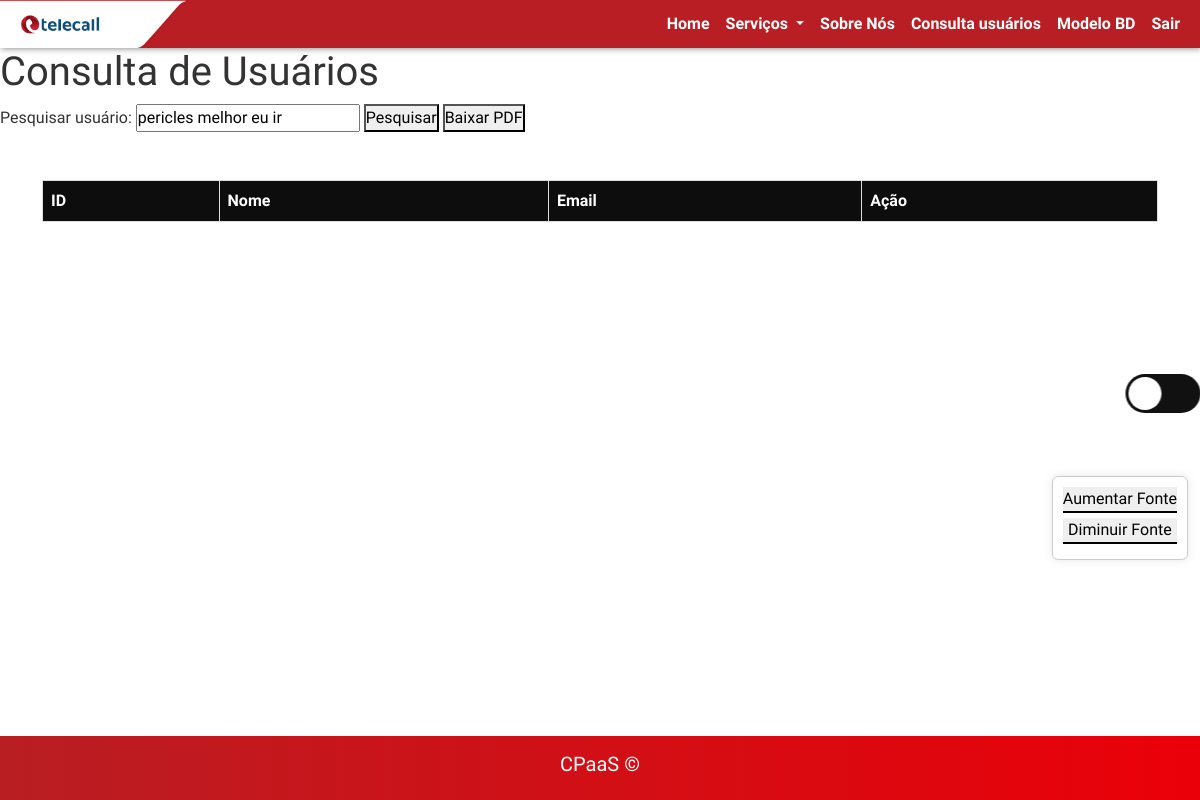
Page /consulta.php?pesquisa=pericles melhor eu ir (signed in) on the earlier database version.
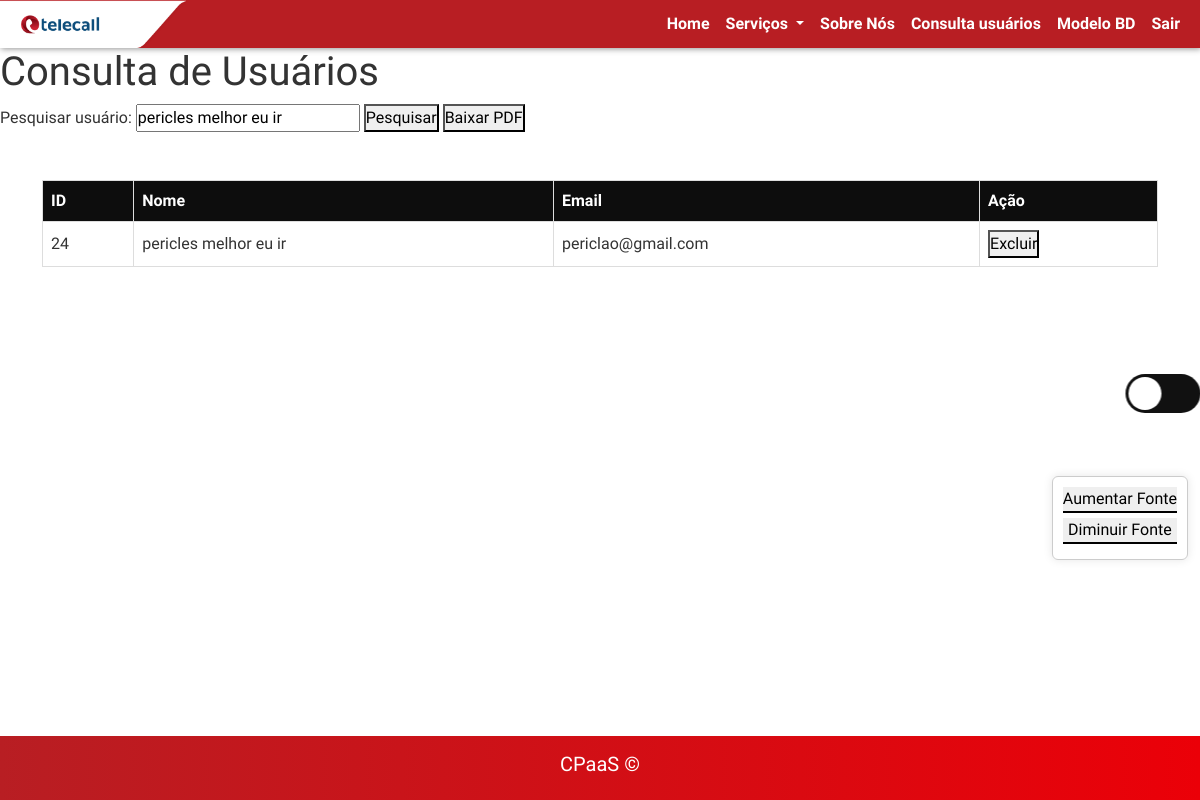
Same page on the later database version.
### tables this page shows
CREATE TABLE `usuarios` (
  `id` int(11) NOT NULL AUTO_INCREMENT,
  `nome` varchar(45) NOT NULL,
  `data_nasc` date NOT NULL,
  `mother_name` varchar(45) NOT NULL,
  `telefone_fixo` varchar(15) DEFAULT NULL,
  `celular` varchar(15) NOT NULL,
  `endereco` varchar(45) NOT NULL,
  `email` varchar(45) NOT NULL,
  `cpf` varchar(11) NOT NULL,
  `username` varchar(6) NOT NULL,
  `senha` varchar(255) DEFAULT NULL,
  `gender` char(1) NOT NULL,
  `tipo_perfil` enum('comum','master') NOT NULL DEFAULT 'comum',
  `cep` varchar(9) DEFAULT NULL,
  PRIMARY KEY (`id`)
);

### consulta.php (the view, shortened to what this page needs)
<?php
include 'config.php';
$tipo_perfil = isset($_SESSION['tipo_perfil']) ? $_SESSION['tipo_perfil'] : 'comum';
$pesquisa = "";
if (isset($_GET['pesquisa'])) {
    $pesquisa = $_GET['pesquisa'];
}
$sql = "SELECT * FROM usuarios WHERE tipo_perfil = 'comum' AND nome LIKE ?";
$stmt = $conexao->prepare($sql);
$pesquisa = "%" . $pesquisa . "%";
$stmt->bind_param("s", $pesquisa);
$stmt->execute();
$result = $stmt->get_result();
$usuarios = $result->fetch_all(MYSQLI_ASSOC);
?>
<!DOCTYPE html>
<html lang="pt">
<head>
    <link href="https://cdn.jsdelivr.net/npm/bootstrap@5.3.2/dist/css/bootstrap.min.css" rel="stylesheet">
    <link rel="stylesheet" href="css/styleb.css">
</head>
<body>
<header>
        <nav class="navbar navbar-expand-lg navbar-light changeable-text-container"
            style="box-shadow: 1px 1px 6px #959595; background-color: #B81E23; padding: 0px!important">
            <div class="container-fluid" style="padding-left: 0px!important;">
                <div><img src="img/cropped-navbartelecall-e1664888635140.png" style="height: 3rem;" alt=""></div>
                <div class="collapse navbar-collapse" id="navbarSupportedContent">
                    <ul class="navbar-nav ms-auto mb-2 mb-lg-0">
                        <li class="nav-item" style="font-weight: 600;">
                            <button class="nav-link active" aria-current="page"
                                onclick="window.location.href='main.php'" style="color: white;">Home</button>
                        </li>
                        <li class="nav-item dropdown" style="font-weight: 600;">
                            <button class="nav-link dropdown-toggle" role="button" data-bs-toggle="dropdown"
                                aria-expanded="false" style="color: white;">
                                Serviços
                            </button>
                        </li>
                        <li class="nav-item" style="font-weight: 600;">
                            <button class="nav-link" onclick="window.location.href='sobre.php'"
                                style="color: white;">Sobre Nós</button>
                        </li>
                        <?php if ($tipo_perfil == 'master'): ?>
                        <li class="nav-item" style="font-weight: 600;">
                            <button class="nav-link" onclick="window.location.href='consulta.php'"
                                style="color: white;">Consulta usuários</button>
                        </li>
                        <?php endif; ?>
                        <li class="nav-item" style="font-weight: 600;">
                            <button class="nav-link" onclick="window.location.href='modeloBD.php'"
                                style="color: white;">Modelo BD</button>
                        </li>
                        <li class="nav-item" style="font-weight: 600;">
                            <button class="nav-link" onclick="window.location.href='Controllers/logout.php'"
                                style="color: white;">Sair</button>
                        </li>
                    </ul>
                </div>
            </div>
        </nav>
    </header>
    <h1>Consulta de Usuários</h1>
    <form method="GET" action="consulta.php">
        <label for="pesquisa">Pesquisar usuário:</label>
        <input type="text" id="pesquisa" name="pesquisa" value="<?php echo htmlspecialchars(isset($_GET['pesquisa']) ? $_GET['pesquisa'] : ''); ?>">
        <button type="submit">Pesquisar</button>
        <a href="Controllers/gerar_pdf.php" target="_blank"><button type="button">Baixar PDF</button></a>
    </form>
    <div class="container">
        <table class="mt-5">
            <tr ">
                <th style="background-color: #0D0D0D!important; color:white;">ID</th>
                <th style="background-color: #0D0D0D!important; color:white;">Nome</th>
                <th style="background-color: #0D0D0D!important; color:white;">Email</th>
                <th style="background-color: #0D0D0D!important; color:white;">Ação</th>
            </tr>
            <?php foreach ($usuarios as $usuario): ?>
            <tr>
                <td><?php echo htmlspecialchars($usuario['id']); ?></td>
                <td><?php echo htmlspecialchars($usuario['nome']); ?></td>
                <td><?php echo htmlspecialchars($usuario['email']); ?></td>
                <td>
                    <button onclick="showModal(<?php echo htmlspecialchars($usuario['id']); ?>)">Excluir</button>
                </td>
            </tr>
            <?php endforeach; ?>
        </table>
    </div>
    <label for="chk" class="label">
        <div class="ball"></div>
    </label>
    <div class="accessibility-panel">
        <button id="increase-font">Aumentar Fonte</button>
        <button id="decrease-font">Diminuir Fonte</button>
    </div>
    <div class="card-footer fixed-bottom">
        <footer class="d-flex justify-content-center align-items-center p-3 " style="background:linear-gradient(to left, #EB0008, #B81E23); color:white;">
            <h5>CPaaS &#169;</h5>
        </footer>
    </div>
</body>
</html>

Differences in the rows shown:
added usuarios: id "24", nome "pericles melhor eu ir", email "periclao@gmail.com"
